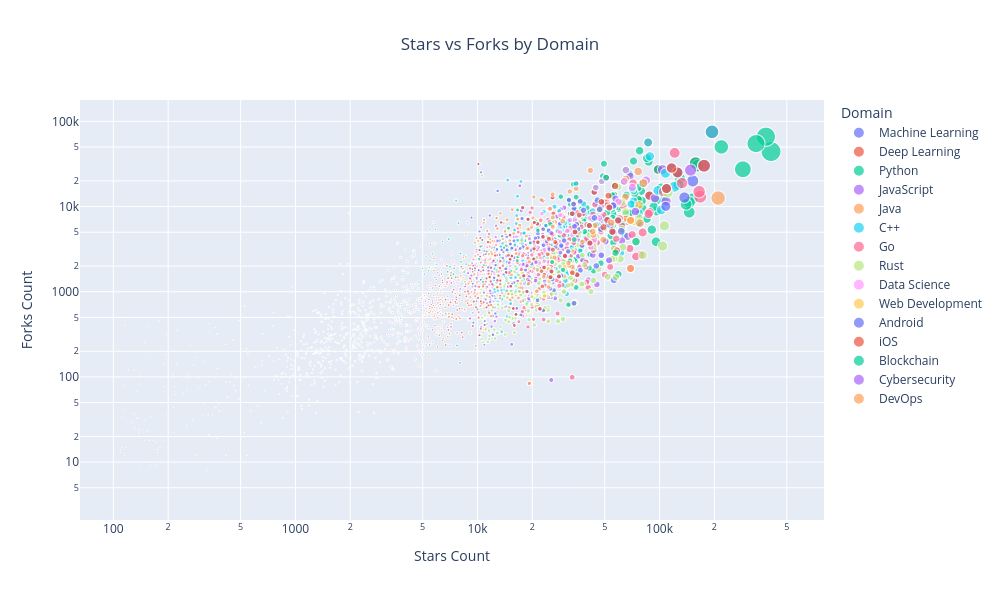

Source (notebook cell):
### Markdown cell above
# 8. Interactive Visualizations with Plotly (if available)

### Code cell
# Interactive visualizations will only run if plotly is available
if plotly_available:
    # Interactive scatter plot: Stars vs Forks colored by Domain
    fig = px.scatter(df, 
                     x='Stars Count', 
                     y='Forks Count', 
                     color='Domain',
                     size='Stars Count',
                     hover_data=['Repository Name', 'Owner Login', 'Primary Language'],
                     title='Interactive: Stars vs Forks by Domain',
                     width=1000, 
                     height=600)

    fig.update_layout(
        title={'text': "Stars vs Forks by Domain", 'x': 0.5, 'xanchor': 'center'},
        xaxis_title="Stars Count",
        yaxis_title="Forks Count")
    
    fig.update_xaxes(type="log")
    fig.update_yaxes(type="log")

    fig.update_layout(template="plotly_dark")
fig.update_layout(template="plotly_dark")
fig.show()
else:
    print("Plotly is not available. Skipping interactive visualization.")
    print("To enable interactive visualizations, install plotly with: pip install plotly")

### Figure 1 — Plotly figure (JSON) as saved in the notebook; plotly's stock layout.template omitted (floating-point values rounded to 4 significant figures; data arrays with more than 128 entries replaced by an {"elided": "..."} marker saying what was removed)
{"data": [{"customdata": {"elided": "200x3 str values"}, "hovertemplate": "Domain=Machine Learning<br>Stars Count=%{marker.size}<br>Forks Count=%{y}<br>Repository Name=%{customdata[0]}<br>Owner Login=%{customdata[1]}<br>Primary Language=%{customdata[2]}<extra></extra>", "legendgroup": "Machine Learning", "marker": {"color": "#636efa", "size": {"elided": "200 int values"}, "sizemode": "area", "sizeref": 1024.0, "symbol": "circle"}, "mode": "markers", "name": "Machine Learning", "showlegend": true, "type": "scattergl", "x": {"elided": "200 int values"}, "xaxis": "x", "y": {"elided": "200 int values"}, "yaxis": "y"}, {"customdata": {"elided": "200x3 str values"}, "hovertemplate": "Domain=Deep Learning<br>Stars Count=%{marker.size}<br>Forks Count=%{y}<br>Repository Name=%{customdata[0]}<br>Owner Login=%{customdata[1]}<br>Primary Language=%{customdata[2]}<extra></extra>", "legendgroup": "Deep Learning", "marker": {"color": "#EF553B", "size": {"elided": "200 int values"}, "sizemode": "area", "sizeref": 1024.0, "symbol": "circle"}, "mode": "markers", "name": "Deep Learning", "showlegend": true, "type": "scattergl", "x": {"elided": "200 int values"}, "xaxis": "x", "y": {"elided": "200 int values"}, "yaxis": "y"}, {"customdata": {"elided": "200x3 str values"}, "hovertemplate": "Domain=Python<br>Stars Count=%{marker.size}<br>Forks Count=%{y}<br>Repository Name=%{customdata[0]}<br>Owner Login=%{customdata[1]}<br>Primary Language=%{customdata[2]}<extra></extra>", "legendgroup": "Python", "marker": {"color": "#00cc96", "size": {"elided": "200 int values"}, "sizemode": "area", "sizeref": 1024.0, "symbol": "circle"}, "mode": "markers", "name": "Python", "showlegend": true, "type": "scattergl", "x": {"elided": "200 int values"}, "xaxis": "x", "y": {"elided": "200 int values"}, "yaxis": "y"}, {"customdata": {"elided": "200x3 str values"}, "hovertemplate": "Domain=JavaScript<br>Stars Count=%{marker.size}<br>Forks Count=%{y}<br>Repository Name=%{customdata[0]}<br>Owner Login=%{customdata[1]}<br>Primary Language=%{customdata[2]}<extra></extra>", "legendgroup": "JavaScript", "marker": {"color": "#ab63fa", "size": {"elided": "200 int values"}, "sizemode": "area", "sizeref": 1024.0, "symbol": "circle"}, "mode": "markers", "name": "JavaScript", "showlegend": true, "type": "scattergl", "x": {"elided": "200 int values"}, "xaxis": "x", "y": {"elided": "200 int values"}, "yaxis": "y"}, {"customdata": {"elided": "200x3 str values"}, "hovertemplate": "Domain=Java<br>Stars Count=%{marker.size}<br>Forks Count=%{y}<br>Repository Name=%{customdata[0]}<br>Owner Login=%{customdata[1]}<br>Primary Language=%{customdata[2]}<extra></extra>", "legendgroup": "Java", "marker": {"color": "#FFA15A", "size": {"elided": "200 int values"}, "sizemode": "area", "sizeref": 1024.0, "symbol": "circle"}, "mode": "markers", "name": "Java", "showlegend": true, "type": "scattergl", "x": {"elided": "200 int values"}, "xaxis": "x", "y": {"elided": "200 int values"}, "yaxis": "y"}, {"customdata": {"elided": "200x3 str values"}, "hovertemplate": "Domain=C++<br>Stars Count=%{marker.size}<br>Forks Count=%{y}<br>Repository Name=%{customdata[0]}<br>Owner Login=%{customdata[1]}<br>Primary Language=%{customdata[2]}<extra></extra>", "legendgroup": "C++", "marker": {"color": "#19d3f3", "size": {"elided": "200 int values"}, "sizemode": "area", "sizeref": 1024.0, "symbol": "circle"}, "mode": "markers", "name": "C++", "showlegend": true, "type": "scattergl", "x": {"elided": "200 int values"}, "xaxis": "x", "y": {"elided": "200 int values"}, "yaxis": "y"}, {"customdata": {"elided": "200x3 str values"}, "hovertemplate": "Domain=Go<br>Stars Count=%{marker.size}<br>Forks Count=%{y}<br>Repository Name=%{customdata[0]}<br>Owner Login=%{customdata[1]}<br>Primary Language=%{customdata[2]}<extra></extra>", "legendgroup": "Go", "marker": {"color": "#FF6692", "size": {"elided": "200 int values"}, "sizemode": "area", "sizeref": 1024.0, "symbol": "circle"}, "mode": "markers", "name": "Go", "showlegend": true, "type": "scattergl", "x": {"elided": "200 int values"}, "xaxis": "x", "y": {"elided": "200 int values"}, "yaxis": "y"}, {"customdata": {"elided": "200x3 str values"}, "hovertemplate": "Domain=Rust<br>Stars Count=%{marker.size}<br>Forks Count=%{y}<br>Repository Name=%{customdata[0]}<br>Owner Login=%{customdata[1]}<br>Primary Language=%{customdata[2]}<extra></extra>", "legendgroup": "Rust", "marker": {"color": "#B6E880", "size": {"elided": "200 int values"}, "sizemode": "area", "sizeref": 1024.0, "symbol": "circle"}, "mode": "markers", "name": "Rust", "showlegend": true, "type": "scattergl", "x": {"elided": "200 int values"}, "xaxis": "x", "y": {"elided": "200 int values"}, "yaxis": "y"}, {"customdata": {"elided": "200x3 str values"}, "hovertemplate": "Domain=Data Science<br>Stars Count=%{marker.size}<br>Forks Count=%{y}<br>Repository Name=%{customdata[0]}<br>Owner Login=%{customdata[1]}<br>Primary Language=%{customdata[2]}<extra></extra>", "legendgroup": "Data Science", "marker": {"color": "#FF97FF", "size": {"elided": "200 int values"}, "sizemode": "area", "sizeref": 1024.0, "symbol": "circle"}, "mode": "markers", "name": "Data Science", "showlegend": true, "type": "scattergl", "x": {"elided": "200 int values"}, "xaxis": "x", "y": {"elided": "200 int values"}, "yaxis": "y"}, {"customdata": {"elided": "200x3 str values"}, "hovertemplate": "Domain=Web Development<br>Stars Count=%{marker.size}<br>Forks Count=%{y}<br>Repository Name=%{customdata[0]}<br>Owner Login=%{customdata[1]}<br>Primary Language=%{customdata[2]}<extra></extra>", "legendgroup": "Web Development", "marker": {"color": "#FECB52", "size": {"elided": "200 int values"}, "sizemode": "area", "sizeref": 1024.0, "symbol": "circle"}, "mode": "markers", "name": "Web Development", "showlegend": true, "type": "scattergl", "x": {"elided": "200 int values"}, "xaxis": "x", "y": {"elided": "200 int values"}, "yaxis": "y"}, {"customdata": {"elided": "200x3 str values"}, "hovertemplate": "Domain=Android<br>Stars Count=%{marker.size}<br>Forks Count=%{y}<br>Repository Name=%{customdata[0]}<br>Owner Login=%{customdata[1]}<br>Primary Language=%{customdata[2]}<extra></extra>", "legendgroup": "Android", "marker": {"color": "#636efa", "size": {"elided": "200 int values"}, "sizemode": "area", "sizeref": 1024.0, "symbol": "circle"}, "mode": "markers", "name": "Android", "showlegend": true, "type": "scattergl", "x": {"elided": "200 int values"}, "xaxis": "x", "y": {"elided": "200 int values"}, "yaxis": "y"}, {"customdata": {"elided": "200x3 str values"}, "hovertemplate": "Domain=iOS<br>Stars Count=%{marker.size}<br>Forks Count=%{y}<br>Repository Name=%{customdata[0]}<br>Owner Login=%{customdata[1]}<br>Primary Language=%{customdata[2]}<extra></extra>", "legendgroup": "iOS", "marker": {"color": "#EF553B", "size": {"elided": "200 int values"}, "sizemode": "area", "sizeref": 1024.0, "symbol": "circle"}, "mode": "markers", "name": "iOS", "showlegend": true, "type": "scattergl", "x": {"elided": "200 int values"}, "xaxis": "x", "y": {"elided": "200 int values"}, "yaxis": "y"}, {"customdata": {"elided": "200x3 str values"}, "hovertemplate": "Domain=Blockchain<br>Stars Count=%{marker.size}<br>Forks Count=%{y}<br>Repository Name=%{customdata[0]}<br>Owner Login=%{customdata[1]}<br>Primary Language=%{customdata[2]}<extra></extra>", "legendgroup": "Blockchain", "marker": {"color": "#00cc96", "size": {"elided": "200 int values"}, "sizemode": "area", "sizeref": 1024.0, "symbol": "circle"}, "mode": "markers", "name": "Blockchain", "showlegend": true, "type": "scattergl", "x": {"elided": "200 int values"}, "xaxis": "x", "y": {"elided": "200 int values"}, "yaxis": "y"}, {"customdata": {"elided": "200x3 str values"}, "hovertemplate": "Domain=Cybersecurity<br>Stars Count=%{marker.size}<br>Forks Count=%{y}<br>Repository Name=%{customdata[0]}<br>Owner Login=%{customdata[1]}<br>Primary Language=%{customdata[2]}<extra></extra>", "legendgroup": "Cybersecurity", "marker": {"color": "#ab63fa", "size": {"elided": "200 int values"}, "sizemode": "area", "sizeref": 1024.0, "symbol": "circle"}, "mode": "markers", "name": "Cybersecurity", "showlegend": true, "type": "scattergl", "x": {"elided": "200 int values"}, "xaxis": "x", "y": {"elided": "200 int values"}, "yaxis": "y"}, {"customdata": {"elided": "200x3 str values"}, "hovertemplate": "Domain=DevOps<br>Stars Count=%{marker.size}<br>Forks Count=%{y}<br>Repository Name=%{customdata[0]}<br>Owner Login=%{customdata[1]}<br>Primary Language=%{customdata[2]}<extra></extra>", "legendgroup": "DevOps", "marker": {"color": "#FFA15A", "size": {"elided": "200 int values"}, "sizemode": "area", "sizeref": 1024.0, "symbol": "circle"}, "mode": "markers", "name": "DevOps", "showlegend": true, "type": "scattergl", "x": {"elided": "200 int values"}, "xaxis": "x", "y": {"elided": "200 int values"}, "yaxis": "y"}], "layout": {"height": 600, "legend": {"itemsizing": "constant", "title": {"text": "Domain"}, "tracegroupgap": 0}, "title": {"text": "Stars vs Forks by Domain", "x": 0.5, "xanchor": "center"}, "width": 1000, "xaxis": {"anchor": "y", "domain": [0, 1], "title": {"text": "Stars Count"}, "type": "log"}, "yaxis": {"anchor": "x", "domain": [0, 1], "title": {"text": "Forks Count"}, "type": "log"}}}
